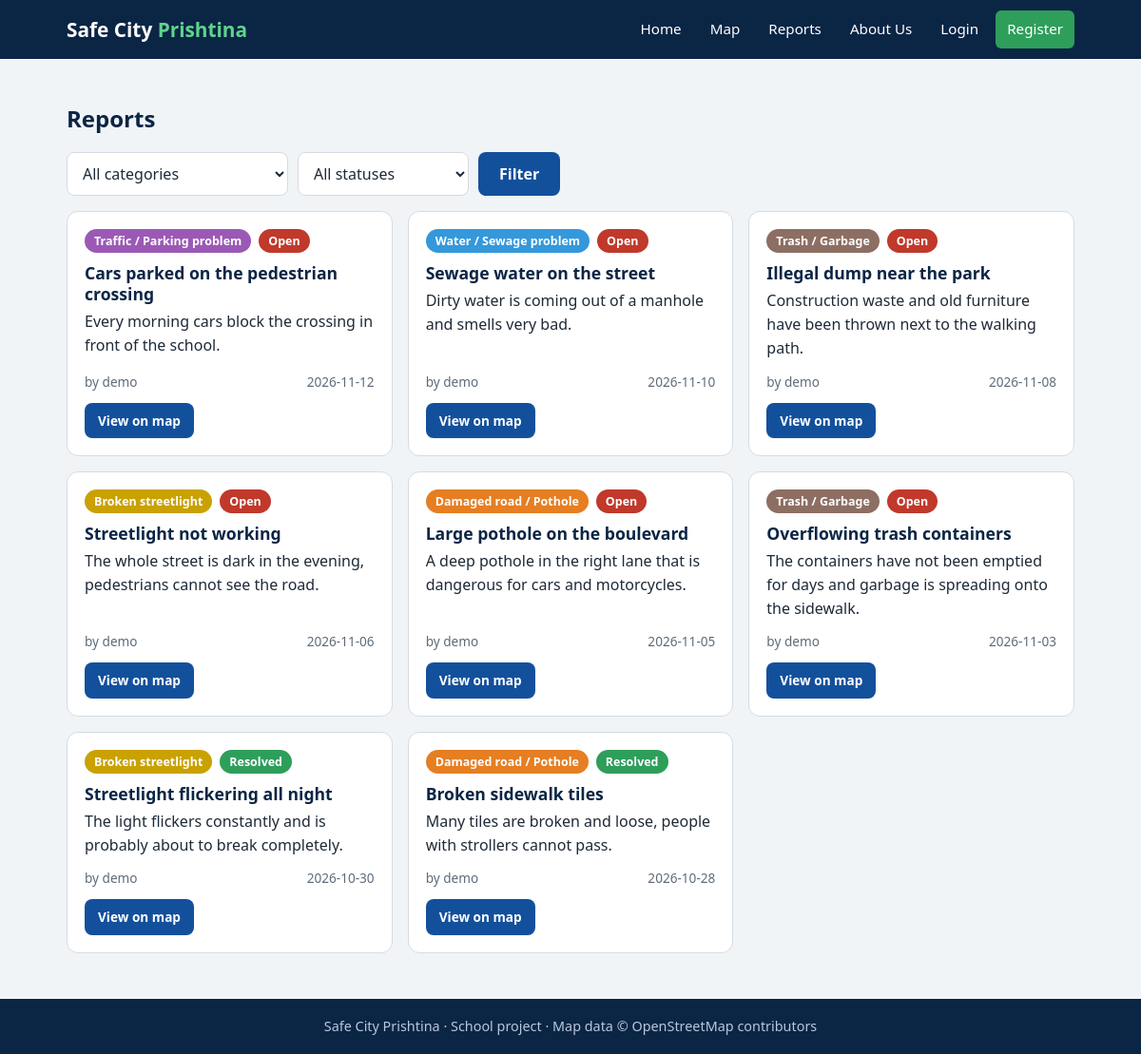
Page /reports on the committed database.
### tables this page shows
CREATE TABLE reports (
    id INTEGER PRIMARY KEY AUTOINCREMENT,
    user_id INTEGER NOT NULL,
    title TEXT NOT NULL,
    category TEXT NOT NULL,
    description TEXT NOT NULL,
    latitude REAL NOT NULL,
    longitude REAL NOT NULL,
    status TEXT NOT NULL DEFAULT 'open',
    created_at TEXT NOT NULL DEFAULT CURRENT_TIMESTAMP,
    FOREIGN KEY (user_id) REFERENCES users (id)
);

CREATE TABLE users (
    id INTEGER PRIMARY KEY AUTOINCREMENT,
    username TEXT NOT NULL UNIQUE,
    email TEXT NOT NULL UNIQUE,
    password_hash TEXT NOT NULL,
    created_at TEXT NOT NULL DEFAULT CURRENT_TIMESTAMP
);

### app.py (the view)
@app.route("/reports")
def reports_page():
    category = request.args.get("category", "")
    status = request.args.get("status", "")
    return render_template(
        "reports.html",
        reports=fetch_reports(category or None, status or None),
        selected_category=category,
        selected_status=status,
    )

### app.py (called while the page is built)
def get_db():
    if "db" not in g:
        g.db = connect()
    return g.db

@app.before_request
def load_user():
    g.user = None
    user_id = session.get("user_id")
    if user_id is not None:
        g.user = get_db().execute(
            "SELECT id, username, email FROM users WHERE id = ?", (user_id,)
        ).fetchone()

@app.context_processor
def inject_globals():
    return {"categories": CATEGORIES, "statuses": STATUSES, "current_user": g.get("user")}

def report_to_dict(row):
    return {
        "id": row["id"],
        "title": row["title"],
        "category": row["category"],
        "category_label": CATEGORIES.get(row["category"], "Other"),
        "description": row["description"],
        "latitude": row["latitude"],
        "longitude": row["longitude"],
        "status": row["status"],
        "created_at": row["created_at"][:10],
        "username": row["username"],
        "can_edit": g.user is not None and g.user["id"] == row["user_id"],
    }

def fetch_reports(category=None, status=None, limit=None):
    sql = ("SELECT r.*, u.username FROM reports r "
           "JOIN users u ON u.id = r.user_id")
    conditions = []
    params = []
    if category in CATEGORIES:
        conditions.append("r.category = ?")
        params.append(category)
    if status in STATUSES:
        conditions.append("r.status = ?")
        params.append(status)
    if conditions:
        sql += " WHERE " + " AND ".join(conditions)
    sql += " ORDER BY r.created_at DESC, r.id DESC"
    if limit:
        sql += " LIMIT ?"
        params.append(limit)
    rows = get_db().execute(sql, params).fetchall()
    return [report_to_dict(row) for row in rows]

### database.py (called while the page is built)
def connect():
    connection = sqlite3.connect(DB_PATH)
    connection.row_factory = sqlite3.Row
    connection.execute("PRAGMA foreign_keys = ON")
    return connection

### templates/reports.html (shortened to what this page needs)
{% extends "base.html" %}
{% block content %}
<section class="container section">
    <h1>Reports</h1>
    <form method="get" class="filters">
        <select name="category">
            <option value="">All categories</option>
        </select>
        <select name="status">
            <option value="">All statuses</option>
        </select>
        <button type="submit" class="btn btn-blue">Filter</button>
    </form>
    <div class="report-list">
        {% for report in reports %}
            {% include "_report_card.html" %}
        {% else %}
            <p class="muted">No reports found.</p>
        {% endfor %}
    </div>
</section>
{% endblock %}

### templates/base.html (shortened to what this page needs)
<!DOCTYPE html>
<html lang="en">
<head>
    <link rel="stylesheet" href="https://unpkg.com/leaflet@1.9.4/dist/leaflet.css">
    <link rel="stylesheet" href="{{ url_for('static', filename='css/style.css') }}">
</head>
<body>
    <header class="site-header">
        <div class="container header-inner">
            <a href="{{ url_for('index') }}" class="logo">Safe City <span>Prishtina</span></a>
            <nav class="nav" id="mainNav">
                <a href="{{ url_for('index') }}">Home</a>
                <a href="{{ url_for('map_page') }}">Map</a>
                <a href="{{ url_for('reports_page') }}">Reports</a>
                <a href="{{ url_for('about') }}">About Us</a>
                {% if current_user %}
                    <a href="{{ url_for('new_report') }}" class="nav-button">Report a problem</a>
                    <span class="nav-user">{{ current_user['username'] }}</span>
                    <a href="{{ url_for('logout') }}">Logout</a>
                {% else %}
                    <a href="{{ url_for('login') }}">Login</a>
                    <a href="{{ url_for('register') }}" class="nav-button">Register</a>
                {% endif %}
            </nav>
        </div>
    </header>
    <main>
        {% block content %}{% endblock %}
    </main>
    <footer class="site-footer">
        <div class="container">
            <p>Safe City Prishtina &middot; School project &middot; Map data &copy; OpenStreetMap contributors</p>
        </div>
    </footer>
</body>
</html>

### templates/_report_card.html (shortened to what this page needs)
<article class="report-card" data-id="{{ report.id }}">
    <div class="report-top">
        <span class="badge badge-{{ report.category }}">{{ report.category_label }}</span>
        <span class="badge status-{{ report.status }}">{{ statuses[report.status] }}</span>
    </div>
    <h3>{{ report.title }}</h3>
    <p>{{ report.description }}</p>
    <div class="report-meta">
        <span>by {{ report.username }}</span>
        <span>{{ report.created_at }}</span>
    </div>
    <div class="report-actions">
        <a href="{{ url_for('map_page') }}?focus={{ report.id }}" class="btn btn-small btn-blue">View on map</a>
    </div>
</article>

### static/css/style.css (style rules this page uses)
:root { --dark-blue: #0b2545; --blue: #13509c; --green: #2e9e5b; --green-dark: #247c47; --red: #c0392b; --white: #ffffff; --gray: #f1f4f7; --gray-dark: #d5dbe2; --text: #1e2a38; --muted: #5d6b7a; }
* { box-sizing: border-box; }
body { margin: 0; font-family: "Segoe UI", Roboto, Arial, sans-serif; color: var(--text); background: var(--gray); line-height: 1.55; min-height: 100vh; display: flex; flex-direction: column; }
main { flex: 1; }
h1, h2, h3 { color: var(--dark-blue); line-height: 1.25; }
a { color: var(--blue); }
.container { width: 100%; max-width: 1100px; margin: 0 auto; padding: 0 20px; }
.section { padding-top: 28px; padding-bottom: 28px; }
.site-header { background: var(--dark-blue); position: sticky; top: 0; z-index: 1000; }
.header-inner { display: flex; align-items: center; justify-content: space-between; min-height: 62px; flex-wrap: wrap; }
.logo { color: var(--white); font-size: 1.3rem; font-weight: 700; text-decoration: none; }
.logo span { color: #5fd38d; }
.nav { display: flex; align-items: center; gap: 6px; flex-wrap: wrap; }
.nav a { color: var(--white); text-decoration: none; padding: 8px 12px; border-radius: 6px; font-size: 0.95rem; }
.nav a.nav-button { background: var(--green); }
.btn { display: inline-block; border: 2px solid transparent; border-radius: 8px; padding: 10px 20px; font-size: 1rem; font-weight: 600; text-decoration: none; cursor: pointer; font-family: inherit; }
.btn-small { padding: 6px 12px; font-size: 0.85rem; }
.btn-blue { background: var(--blue); color: var(--white); }
.report-list { display: grid; grid-template-columns: repeat(auto-fill, minmax(300px, 1fr)); gap: 16px; margin-bottom: 20px; }
.report-card { background: var(--white); border-radius: 12px; padding: 18px; display: flex; flex-direction: column; border: 1px solid var(--gray-dark); }
.report-card h3 { margin: 10px 0 6px; font-size: 1.1rem; }
.report-card p { margin: 0 0 12px; color: var(--text); }
.report-top { display: flex; gap: 8px; flex-wrap: wrap; }
.report-meta { display: flex; justify-content: space-between; color: var(--muted); font-size: 0.85rem; margin-top: auto; padding-bottom: 12px; }
.report-actions { display: flex; gap: 8px; flex-wrap: wrap; }
.badge { display: inline-block; padding: 3px 10px; border-radius: 999px; font-size: 0.78rem; font-weight: 600; color: var(--white); }
.badge-trash { background: #8d6e63; }
.badge-road { background: #e67e22; }
.badge-light { background: #c9a100; }
.badge-water { background: #3498db; }
.badge-traffic { background: #9b59b6; }
.status-open { background: var(--red); }
.status-resolved { background: var(--green); }
.filters { display: flex; gap: 10px; flex-wrap: wrap; align-items: center; margin: 16px 0; }
select, input[type="text"], input[type="email"], input[type="password"], textarea { width: 100%; padding: 10px 12px; border: 1px solid var(--gray-dark); border-radius: 8px; font-size: 1rem; font-family: inherit; background: var(--white); color: var(--text); }
.filters select { width: auto; min-width: 180px; }
.site-footer { background: var(--dark-blue); color: #b9c8dc; text-align: center; padding: 18px 0; font-size: 0.9rem; }
.site-footer p { margin: 0; }

### rows in the picture
reports: category_label "Traffic / Parking problem", status "Open", title "Cars parked on the pedestrian crossing", description "Every morning cars block the crossing in front of the school.", username "demo", created_at "2026-11-12"
reports: category_label "Water / Sewage problem", status "Open", title "Sewage water on the street", description "Dirty water is coming out of a manhole and smells very bad.", username "demo", created_at "2026-11-10"
reports: category_label "Trash / Garbage", status "Open", title "Illegal dump near the park", description "Construction waste and old furniture have been thrown next to the walking path.", username "demo", created_at "2026-11-08"
reports: category_label "Broken streetlight", status "Open", title "Streetlight not working", description "The whole street is dark in the evening, pedestrians cannot see the road.", username "demo", created_at "2026-11-06"
reports: category_label "Damaged road / Pothole", status "Open", title "Large pothole on the boulevard", description "A deep pothole in the right lane that is dangerous for cars and motorcycles.", username "demo", created_at "2026-11-05"
reports: category_label "Trash / Garbage", status "Open", title "Overflowing trash containers", description "The containers have not been emptied for days and garbage is spreading onto the sidewalk.", username "demo", created_at "2026-11-03"
reports: category_label "Broken streetlight", status "Resolved", title "Streetlight flickering all night", description "The light flickers constantly and is probably about to break completely.", username "demo", created_at "2026-10-30"
reports: category_label "Damaged road / Pothole", status "Resolved", title "Broken sidewalk tiles", description "Many tiles are broken and loose, people with strollers cannot pass.", username "demo", created_at "2026-10-28"
